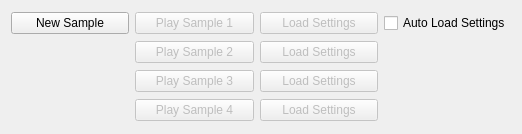
    <widget class="QWidget" name="gridLayoutWidget_3">
     <property name="geometry">
      <rect>
       <x>100</x>
       <y>560</y>
       <width>522</width>
       <height>134</height>
      </rect>
     </property>
     <layout class="QGridLayout" name="sampleLayout">
      <item row="1" column="2">
       <widget class="QPushButton" name="loadSample2Button">
        <property name="enabled">
         <bool>false</bool>
        </property>
        <property name="text">
         <string>Load Settings</string>
        </property>
       </widget>
      </item>
      <item row="1" column="1">
       <widget class="QPushButton" name="playSample2Button">
        <property name="enabled">
         <bool>false</bool>
        </property>
        <property name="text">
         <string>Play Sample 2</string>
        </property>
       </widget>
      </item>
      <item row="0" column="0">
       <widget class="QPushButton" name="playSampleButton">
        <property name="text">
         <string>New Sample</string>
        </property>
       </widget>
      </item>
      <item row="3" column="2">
       <widget class="QPushButton" name="loadSample4Button">
        <property name="enabled">
         <bool>false</bool>
        </property>
        <property name="text">
         <string>Load Settings</string>
        </property>
       </widget>
      </item>
      <item row="0" column="1">
       <widget class="QPushButton" name="playSample1Button">
        <property name="enabled">
         <bool>false</bool>
        </property>
        <property name="text">
         <string>Play Sample 1</string>
        </property>
       </widget>
      </item>
      <item row="3" column="1">
       <widget class="QPushButton" name="playSample4Button">
        <property name="enabled">
         <bool>false</bool>
        </property>
        <property name="text">
         <string>Play Sample 4</string>
        </property>
       </widget>
      </item>
      <item row="2" column="2">
       <widget class="QPushButton" name="loadSample3Button">
        <property name="enabled">
         <bool>false</bool>
        </property>
        <property name="text">
         <string>Load Settings</string>
        </property>
       </widget>
      </item>
      <item row="0" column="2">
       <widget class="QPushButton" name="loadSample1Button">
        <property name="enabled">
         <bool>false</bool>
        </property>
        <property name="text">
         <string>Load Settings</string>
        </property>
       </widget>
      </item>
      <item row="2" column="1">
       <widget class="QPushButton" name="playSample3Button">
        <property name="enabled">
         <bool>false</bool>
        </property>
        <property name="text">
         <string>Play Sample 3</string>
        </property>
       </widget>
      </item>
      <item row="0" column="3">
       <widget class="QCheckBox" name="autoLoadSettingsCheckBox">
        <property name="text">
         <string>Auto Load Settings</string>
        </property>
       </widget>
      </item>
     </layout>
    </widget>
